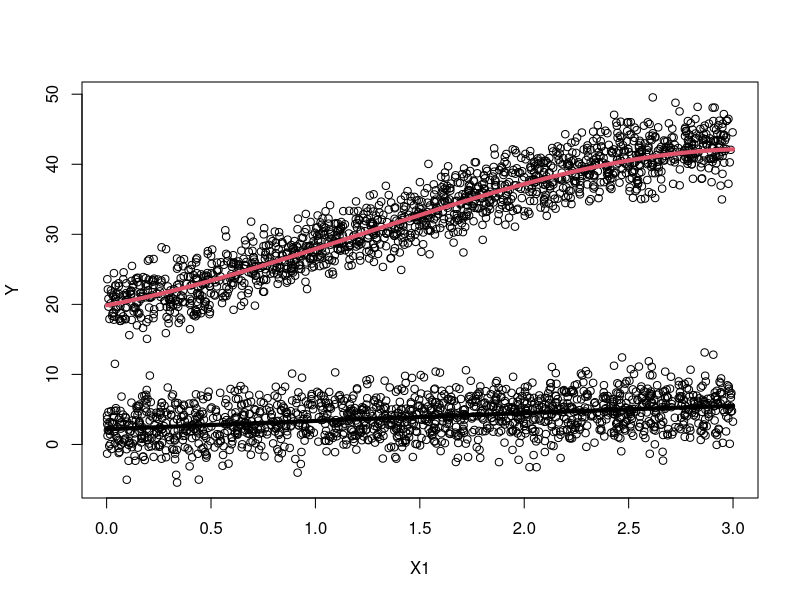

Source code (R):
##

set.seed(151)

n <- 3000

X1 <- runif(n, 0, 3) 
X2 <- sample(c(0,1), n, replace=TRUE)

beta0 <- 2
beta1 <- 1.5
beta2 <- -0.125
beta3 <- 0

beta4 <- 18
beta5 <- 4.1
beta6 <- 3.225
beta7 <- -0.8

sigma <- 2.5

Y <- beta0 + beta1*X1 + beta2*X1^2 + beta3*X1^3 + 
  beta4*X2 + beta5*X1*X2 + beta6*X1^2*X2 + beta7*X1^3*X2 +
  rnorm(n, 0, sigma)
  
myData <- data.frame(Y = Y
                     , 
                     X1 = X1
                     , 
                     X2 = X2
                     ,
                     X3 = runif(n, 20,40)
                     ,
                     X4 = rf(n, 2, 5)
                     ,
                     X5 = sample(c(0,1), n, replace=TRUE)
                     ,
                     X6 = rf(n, 2, 5) + rt(n, 1)^2
                     ,
                     X7 = sample(c(0,1), n, replace=TRUE)
                     ,
                     X8 = runif(n, -20, 5)
                     ,
                     X9 = rpois(n, 3.2)
                     ,
                     X10 = rbinom(n, 30, .5)
                   )

# pairs(myData)
  
mylm <- lm(Y ~ X1 + I(X1^2) + I(X1^3) + X2 + X1:X2 + I(X1^2):X2 + I(X1^3):X2, data=myData)
summary(mylm)

plot(Y ~ X1, data=myData)
b <- coef(mylm)
curve(b[1] + b[2]*x + b[3]*x^2 + b[4]*x^3, add=TRUE, col=palette()[1], lwd=4)
curve(b[1] + b[2]*x + b[3]*x^3 + b[4]*x^3 + b[5]*1 + b[6]*x*1 + b[7]*x^2*1 + b[8]*x^3*1, add=TRUE, col=palette()[2], lwd=4)
